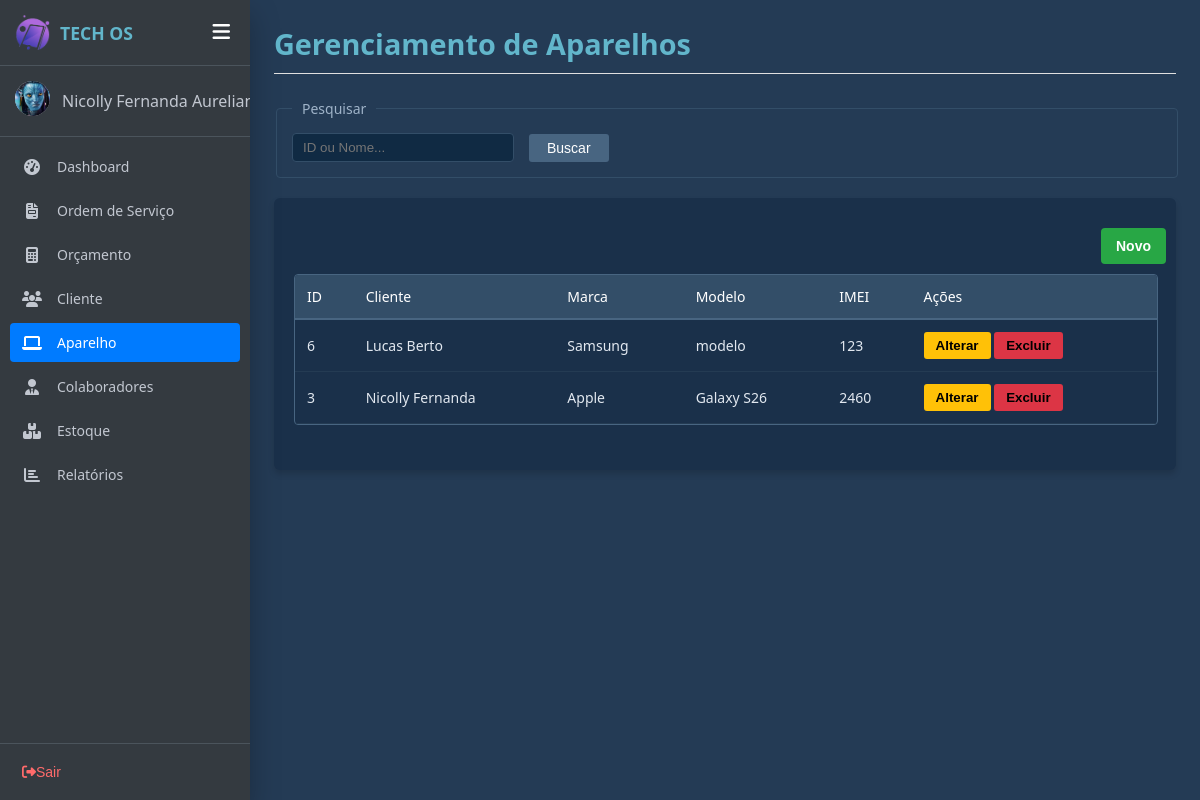
The app's page /cadastroAparelho.php (signed in), older data.
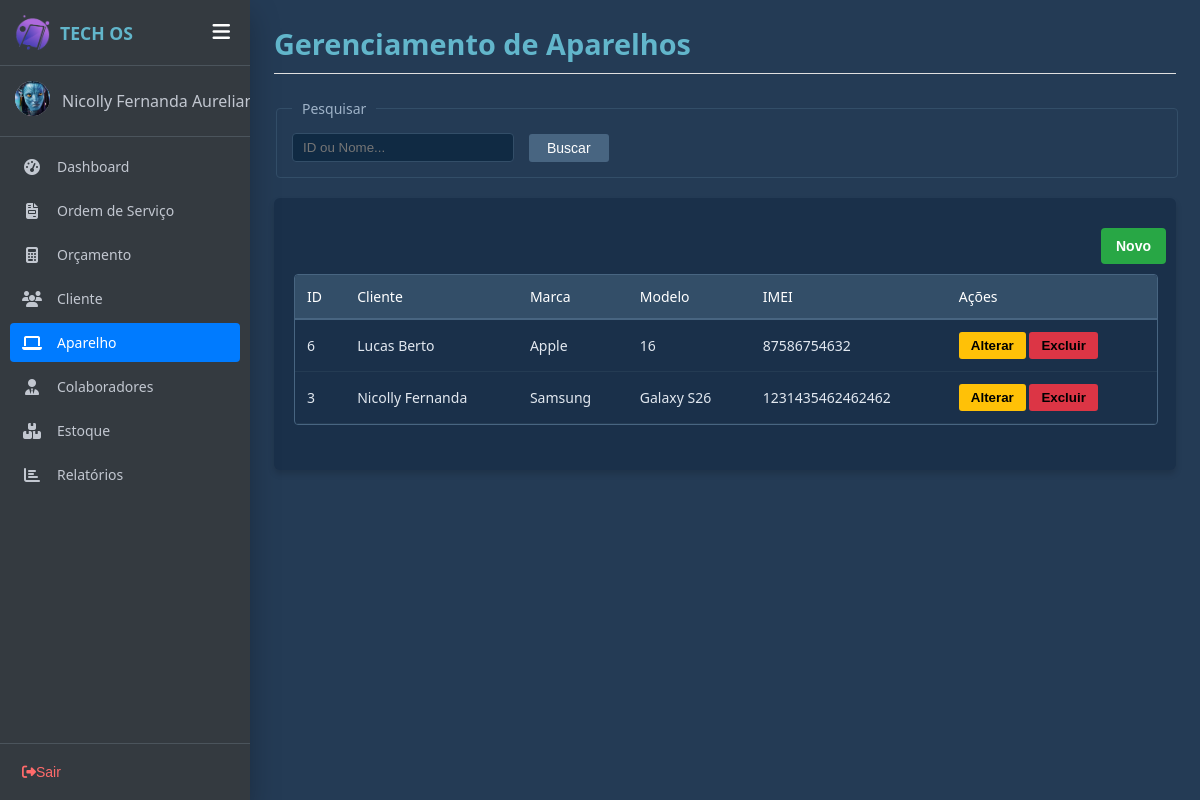
The same page, newer data.
### tables this page shows
CREATE TABLE `aparelho` (
  `idAparelho` int(11) NOT NULL COMMENT 'Número identificador do aparelho dentro do sistema',
  `historicoAparelho` varchar(500) NOT NULL COMMENT 'histórico do aparelho',
  `Cliente_idCliente` int(11) NOT NULL COMMENT 'identificador do cliente cadastrado com esse aparelho',
  `imeiAparelho` varchar(50) NOT NULL COMMENT 'número do identificador do aparelho',
  `Modelo_idModelo` varchar(25) NOT NULL COMMENT 'identificador do modelo cadastrado deste aparelho'
);

CREATE TABLE `clientes` (
  `idCliente` int(11) NOT NULL COMMENT 'Número de identificação do cliente',
  `nomeCliente` varchar(150) NOT NULL COMMENT 'Nome do cliente que será cadastrado ',
  `cpfCliente` varchar(15) NOT NULL COMMENT 'CPF completo do cliente',
  `emailCliente` varchar(150) NOT NULL COMMENT 'Endereço de email principal para contato e notificações',
  `telefoneCliente` varchar(20) NOT NULL COMMENT 'O número para contato com o cliente',
  `cepCliente` varchar(10) NOT NULL COMMENT 'O CEP para identificar o endereço do cliente',
  `enderecoCliente` varchar(30) NOT NULL COMMENT 'O nome da rua em que mora',
  `numeroCliente` varchar(20) NOT NULL COMMENT 'Número da residência',
  `complementoCliente` varchar(50) NOT NULL COMMENT 'O complemento opcional para identificar onde o cliente mora',
  `bairroCliente` varchar(40) NOT NULL COMMENT 'O bome do Bairro do cliente',
  `cidadeCliente` varchar(30) NOT NULL COMMENT 'O nome da cidade em que reside',
  `estadoCliente` varchar(30) NOT NULL COMMENT 'O nome do Estado em que mora'
);

CREATE TABLE `marca` (
  `idMarca` int(11) NOT NULL COMMENT 'Chave primária de identificação da marca',
  `nomeMarca` varchar(100) NOT NULL COMMENT 'Marca do produto'
);

CREATE TABLE `modelo` (
  `idModelo` int(11) NOT NULL COMMENT 'Chave primária de identificação do modelo do aparelho',
  `nomeModelo` varchar(100) NOT NULL COMMENT 'nome do modelo do aparelho',
  `Marca_idMarca` int(11) NOT NULL
);

### php/funcoes.php (called while the page is built, shortened)
<?php
include_once('funcaoAparelho.php');
function foto($id = null) {
    $caminhoPadrao = "img/usuarios/padrao.png";
    $nomeFoto = "";
    if ($id === null || (isset($_SESSION['idFuncionario']) && $_SESSION['idFuncionario'] == $id)) {
        if (!empty($_SESSION['fotoFuncionario'])) {
            $nomeFoto = $_SESSION['fotoFuncionario'];
        }
    }
    if (!empty($nomeFoto)) {
        $caminhoFoto = "img/usuarios/" . $nomeFoto;
        if (file_exists($caminhoFoto)) {
            return $caminhoFoto . "?v=" . time();
        }
    }
    return $caminhoPadrao;
}
function nomeFuncionario($id = null) {
    return $_SESSION['nomeFuncionario'] ?? "Colaborador";
}
?>

### php/funcaoAparelho.php (the view, shortened to what this page needs)
<?php
function listaAparelho($pesquisa = null){
    $html = "";
    $conn = function_exists('obterConexao') ? obterConexao() : null;
    $sql = "SELECT a.idAparelho, a.Cliente_idCliente, mo.Marca_idMarca, a.Modelo_idModelo, a.imeiAparelho,
                   c.nomeCliente, m.nomeMarca, mo.nomeModelo
            FROM aparelho a
            LEFT JOIN clientes c ON a.Cliente_idCliente = c.idCliente
            LEFT JOIN modelo mo ON a.Modelo_idModelo = mo.idModelo
            LEFT JOIN marca m ON mo.Marca_idMarca = m.idMarca";
    $sql .= " ORDER BY a.idAparelho DESC";
    if (isset($conn)) {
        $result = mysqli_query($conn, $sql);
        if ($result && mysqli_num_rows($result) > 0) {
            foreach ($result as $coluna) {
                $id = $coluna['idAparelho'];
                $idCliente = $coluna['Cliente_idCliente'] ?? 0;
                $idMarca = $coluna['Marca_idMarca'] ?? 0;
                $nomeCliente = $coluna['nomeCliente'] ?? 'Cliente Deletado';
                $nomeMarca = $coluna['nomeMarca'] ?? 'Marca Não Associada';
                $modelo = $coluna['nomeModelo'] ?? 'Não informado';
                $imei = $coluna['imeiAparelho'];
                $html .= "<tr>
                    <td>{$id}</td>
                    <td>{$nomeCliente}</td>
                    <td>{$nomeMarca}</td>
                    <td>{$modelo}</td>
                    <td>{$imei}</td>
                    <td>
                        <button type='button' class='btn-aviso btn-alterar'
                                data-id='{$id}'
                                data-cliente='{$idCliente}'
                                data-marca='{$idMarca}'
                                data-modelo='{$modelo}'
                                data-imei='{$imei}'>
                                Alterar
                        </button>
                        <button type='button' class='btn-perigo btn-excluir'
                                data-id='{$id}' title='Excluir'>
                                Excluir
                        </button>
                    </td>
                </tr>";
            }
        }
    }
    return $html;
}
?>

### cadastroAparelho.php (shortened to what this page needs)
<?php
include("php/funcoes.php");
$currentPage = 'aparelho';
$termoPesquisado = $_GET['pesquisar'] ?? null;
?>
<!DOCTYPE html>
<html lang="pt-br">
<head>
    <link rel="stylesheet" href="css/style_geral.css">
    <link rel="stylesheet" href="css/aparelhos.css">
    <link rel="stylesheet" href="https://cdnjs.cloudflare.com/ajax/libs/font-awesome/6.4.0/css/all.min.css">
</head>
<body>
   <?php include('sidebar.php'); ?>
   <div class="main-content-container">
        <div class="header-table-section">
            <h2>Gerenciamento de Aparelhos</h2>
        </div>
        <fieldset class="search-fieldset">
            <legend>Pesquisar</legend>
            <form method="GET" action="cadastroAparelho.php" class="search-box">
                <input type="text" id="pesquisar" name="pesquisar" placeholder="ID ou Nome..." value="<?php echo htmlspecialchars($termoPesquisado ?? ''); ?>">
                <button type="submit" class="btn btn-blue" id="btnBuscar">Buscar</button>
            </form>
        </fieldset>
        <div class="section-card">
            <div class="footer-actions">
                <button type="button" class="btn btn-sucesso" id="btnAbrirNovo">Novo</button>
            </div>
            <div class="table-container">
                <table class="dashboard-table">
                    <thead>
                        <tr>
                            <th>ID</th>
                            <th>Cliente</th>
                            <th>Marca</th>
                            <th>Modelo</th>
                            <th>IMEI</th>
                            <th>Ações</th>
                        </tr>
                    </thead>
                    <tbody>
                        <?php echo listaAparelho($termoPesquisado); ?>
                    </tbody>
                </table>
            </div>
        </div>
    </div>
</body>
</html>

### sidebar.php (shortened to what this page needs)
<?php
include_once("php/funcoes.php");
$idLogado = $_SESSION['idFuncionario'] ?? null;
?>
<link rel= "stylesheet" href="css/sidebar.css">
<link rel="stylesheet" href="https://cdnjs.cloudflare.com/ajax/libs/font-awesome/6.4.0/css/all.min.css">
<div class="sidebar" id="mySidebar">
    <div class="sidebar-header">
        <div class="sidebar-brand">
            <div class="brand-icon">
                <img src="img/techOs.png" alt="Logo TechOS">
            </div>
            <span>TECH OS</span>
        </div>
        <button class="btn-toggle-menu" onclick="toggleSidebar()">
            <i class="fas fa-bars"></i>
        </button>
    </div>
    <div class="sidebar-user">
    <div class="image">
        <img src="<?= foto($idLogado); ?>" alt="Avatar" class="user-avatar">
    </div>
    <div class="info">
        <span class="d-block text-white"><?= nomeFuncionario($idLogado); ?></span>
    </div>
</div>
    <ul class="sidebar-menu">
        <li class="menu-item <?= ($currentPage == 'dashboard') ? 'active' : ''; ?>">
            <a href="dashboard.php"><i class="fas fa-tachometer-alt"></i> <span>Dashboard</span></a>
        </li>
        <li class="menu-item <?= ($currentPage == 'os') ? 'active' : ''; ?>">
            <a href="os.php"><i class="fas fa-file-invoice"></i> <span>Ordem de Serviço</span></a>
        </li>
        <li class="menu-item <?= ($currentPage == 'orcamento') ? 'active' : ''; ?>">
            <a href="orcamentos.php"><i class="fas fa-calculator"></i> <span>Orçamento</span></a>
        </li>
        <li class="menu-item <?= ($currentPage == 'cliente') ? 'active' : ''; ?>">
            <a href="cliente.php"><i class="fas fa-users"></i> <span>Cliente</span></a>
        </li>
        <li class="menu-item <?= ($currentPage == 'aparelho') ? 'active' : ''; ?>">
            <a href="cadastroAparelho.php"><i class="fas fa-laptop"></i> <span>Aparelho</span></a>
        </li>
        <?php if (isset ($_SESSION['tipoFuncionario']) && $_SESSION['tipoFuncionario'] === 'Administrador') : ?>
            <li class="menu-item <?= ($currentPage == 'funcionario') ? 'active' : ''; ?>">
                <a href="funcionario.php"><i class="fas fa-user-tie"></i> <span>Colaboradores</span></a>
            </li>
         <?php endif; ?>
        <li class="menu-item <?= ($currentPage == 'estoque') ? 'active' : ''; ?>">
            <a href="estoque.php"><i class="fas fa-boxes"></i> <span>Estoque</span></a>
        </li>
        <li class="menu-item <?= ($currentPage == 'relatorios') ? 'active' : ''; ?>">
            <a href="relatorio.php"><i class="fas fa-chart-bar"></i> <span>Relatórios</span></a>
        </li>
    </ul>
    <div class="sidebar-footer">
        <button class="btn-logout" onclick="window.location.href='index.php'">
            <i class="fas fa-sign-out-alt"></i> <span>Sair</span>
        </button>
    </div>
</div>

### css/style_geral.css (style rules this page uses)
.search-fieldset { border: 1px solid #334e68; border-radius: 4px; padding: 15px; margin-bottom: 20px; width: 100%; box-sizing: border-box; }
.search-fieldset legend { padding: 0 10px; font-size: 14px; color: #9fb3c8; }
.search-box { display: flex; align-items: center; gap: 15px; }
.search-box input[type="text"] { background-color: #102a43; border: 1px solid #334e68; color: white; padding: 6px 10px; border-radius: 4px; width: 200px; outline: none; }
.btn { padding: 6px 18px; border: none; border-radius: 3px; cursor: pointer; font-size: 14px; transition: background 0.2s; }
.btn-blue { background-color: #486581; color: white; }
.btn-sucesso { background-color: #28a745; color: white; border: none; padding: 10px 15px; border-radius: 4px; cursor: pointer; font-weight: bold; }
.section-card { background-color: #1a304a; border-radius: 6px; padding: 20px; box-shadow: 0 4px 6px rgba(0, 0, 0, 0.15); }
.table-container { border: 1px solid #486581 !important; border-radius: 4px; background-color: #1a304a; overflow-x: auto; margin-bottom: 25px; width: 100%; flex-grow: 1; }
.footer-actions { display: flex; justify-content: right; gap: 15px; width: 100%; margin-top: auto; padding: 10px; }

### css/aparelhos.css (style rules this page uses)
.main-content-container { padding: 24px; font-family: 'Segoe UI', Tahoma, Geneva, Verdana, sans-serif; width: 100%; box-sizing: border-box; background-color: #243b55; min-height: 100vh; color: #ffffff; }
.header-table-section { display: flex; justify-content: space-between; align-items: center; margin-bottom: 25px; border-bottom: 1px solid #e0e0e0; padding-bottom: 10px; }
.header-table-section h2 { font-size: 1.8rem; color: #62b6cb; margin: 0; }
.table-container { width: 100%; border: 1px solid #486581; border-radius: 4px; overflow-x: auto; background-color: #1a304a; }
.dashboard-table { width: 100%; border-collapse: collapse; text-align: left; font-size: 14px; }
.dashboard-table th { background-color: #334e68; color: #ffffff; padding: 12px; font-weight: 500; border-bottom: 2px solid #486581; }
.dashboard-table td { padding: 12px; border-bottom: 1px solid #243b53; color: #e2e8f0; }
.btn-excluir { background-color: #dc3545; color: black; border: none; padding: 6px 12px; border-radius: 3px; font-weight: bold; cursor: pointer; }
.btn-perigo { background-color: #dc3545; }
.btn-alterar { background-color: #ffc107; color: #000; border: none; padding: 6px 12px; border-radius: 3px; cursor: pointer; font-weight: bold; }

Row changes from the older to the newer data that the page shows:
changed aparelho "Lucas Berto": marca.nomeMarca "Samsung" → "Apple"; modelo.nomeModelo "modelo" → "16"; imeiAparelho "123" → "87586754632"
changed aparelho "Nicolly Fernanda": marca.nomeMarca "Apple" → "Samsung"; imeiAparelho "2460" → "1231435462462462"
